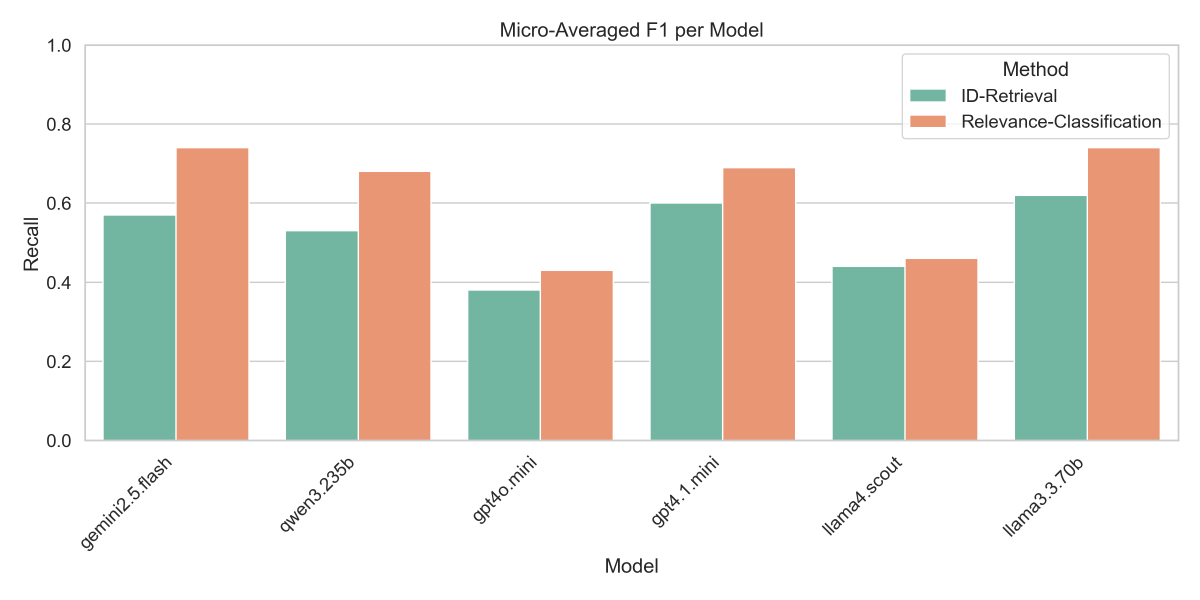
#> input picture llm_retrieval/retrievals/analysis/micro_metrics_comparison_recall.png, 3600 x 1800 px, found by its file name (shown at 1/3 size)
$ jupyter execute --allow-errors 01_data_inspection.ipynb
#> lines starting #> are read from the running program, lines starting #| are printed output that depends on the picture
[cell 1]
from datasets import load_dataset
import pandas as pd
import matplotlib.pyplot as plt
import seaborn as sns
import os
import numpy as np

os.makedirs("plots", exist_ok=True)

#> (the rest of this cell did not finish here and is left out)

[cell 2]
from datasets import load_dataset
import pandas as pd
import matplotlib.pyplot as plt
import seaborn as sns
import os
import numpy as np

os.makedirs("plots", exist_ok=True)

#> (the rest of this cell did not finish here and is left out)

[cell 3]
from datasets import load_dataset
import pandas as pd
import matplotlib.pyplot as plt
import seaborn as sns
import os
import numpy as np

os.makedirs("plots", exist_ok=True)

# Load dataset
#> (the rest of this cell did not finish here and is left out)

[cell 4]
from datasets import load_dataset
import pandas as pd
import matplotlib.pyplot as plt
import seaborn as sns
import os
import numpy as np

os.makedirs("plots", exist_ok=True)

# Load test split
#> (the rest of this cell did not finish here and is left out)

[cell 5]
from PIL import Image

# Load your three PNGs
#img1 = Image.open("/Users/arashalborz/Desktop/temp/macro_avg_f1_per_method.png")
#img2 = Image.open("/Users/arashalborz/Desktop/temp/macro_avg_precision_per_method.png")
#img3 = Image.open("/Users/arashalborz/Desktop/temp/macro_avg_recall_per_method.png")

img1 = Image.open("/Users/arashalborz/Desktop/temp/micro_metrics_comparison_recall.png")
#> img1 is the input picture: PIL image 3600x1800 RGBA; mean R, G, B, A 232, 228.2, 220.7, 255
img2 = Image.open("/Users/arashalborz/Desktop/temp/micro_metrics_comparison_precision.png")
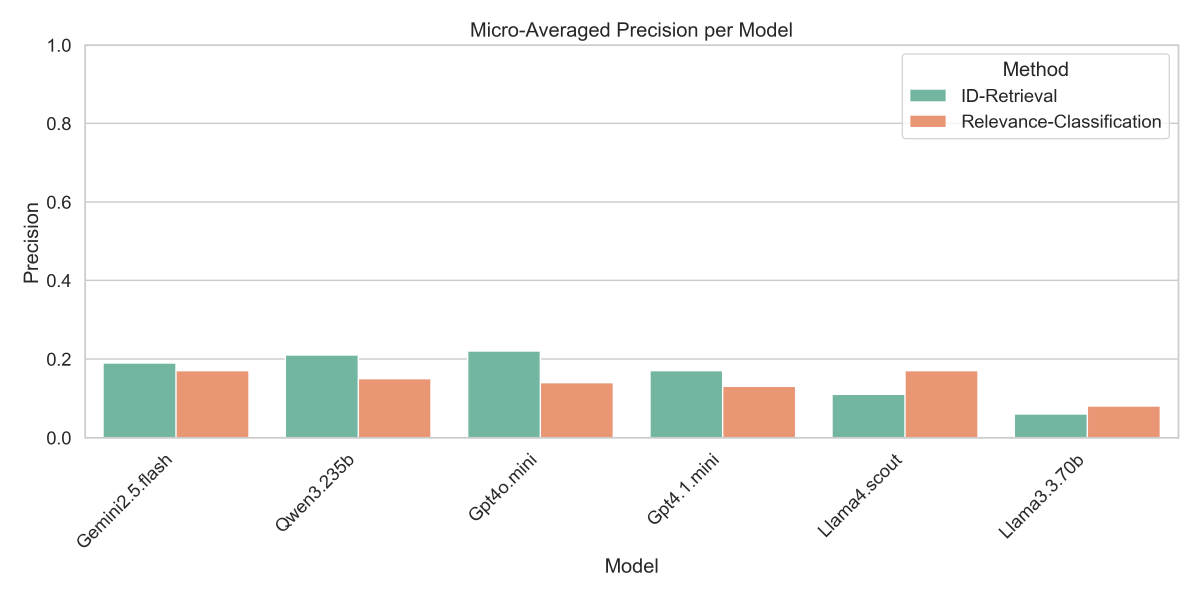
#> input picture llm_retrieval/retrievals/analysis/micro_metrics_comparison_precision.png, 3600 x 1800 px, found by its file name (shown at 1/3 size)
#> img2 is the input picture: PIL image 3600x1800 RGBA; mean R, G, B, A 246.3, 246.1, 244.2, 255

# Ensure they all have the same height
max_height = max(img1.height, img2.height)#, img3.height)
#> max_height = 1800
imgs_resized = [
    img.resize((int(img.width * max_height / img.height), max_height), Image.LANCZOS)
    for img in [img1, img2]#, img3]
]
#> imgs_resized = 2 items

# Combine into one image
total_width = sum(img.width for img in imgs_resized)
#> total_width = 7200
combined_img = Image.new("RGB", (total_width, max_height), (255, 255, 255))
#> combined_img: PIL image 7200x1800 RGB; every value is 255

x_offset = 0
for img in imgs_resized:
    combined_img.paste(img, (x_offset, 0))
    x_offset += img.width
#> this loop made 2 passes
#> x_offset on passes 1 to 2: 3600, 7200
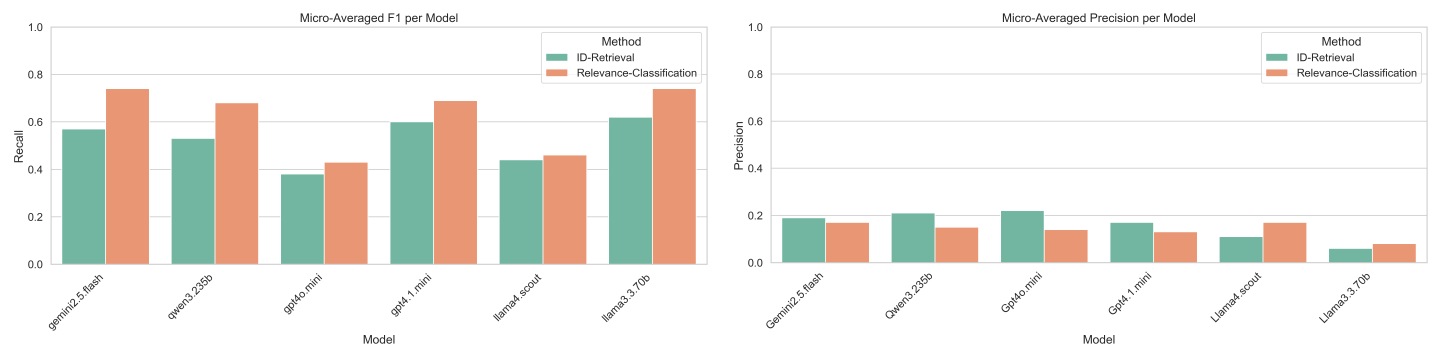
#> combined_img: PIL image 7200x1800 RGB (shown at 1/5 size); mean R, G, B 239.1, 237.1, 232.5
#> after the loop, x_offset = 7200

# Save combined image
combined_img.save("/Users/arashalborz/Desktop/temp/figure 12.png")
combined_img.show()
